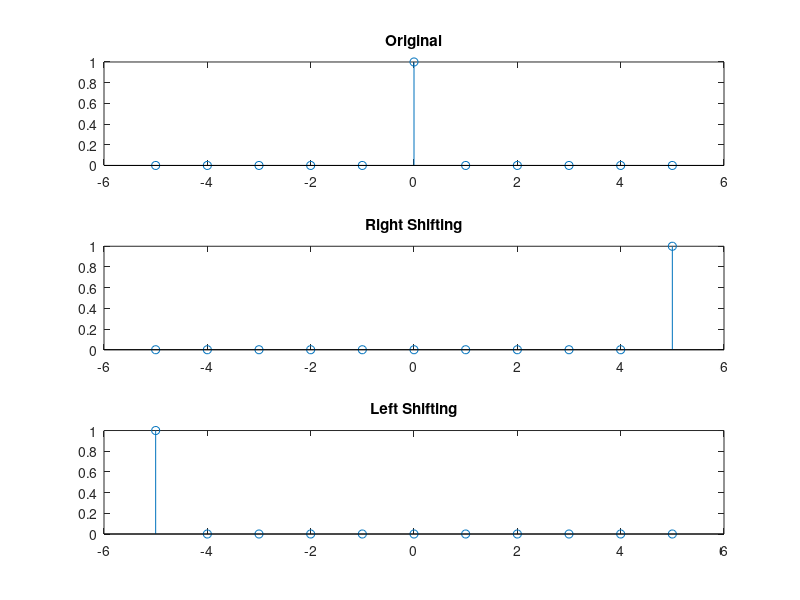

MATLAB code to generate this figure:
n=-5:1:5;%range Of Time
x=input('Enter Value For Shifting');%user input to shift function
y=n==0;%before shifting
subplot(3,1,1);%3 row 1 column 1st space
stem(n,y);%original
title('Original');%title of original
y=n==0+x;%after shifting
subplot(3,1,2);%3 row 1 column 2nd space
stem(n,y);%shifted
title('Right Shifting');%title 2nd Graph
y=n==0-x;%after shifting
subplot(3,1,3);%3 row 1 column 3rd space
stem(n,y);%shifted
title('Left Shifting');%title 3rd Graph